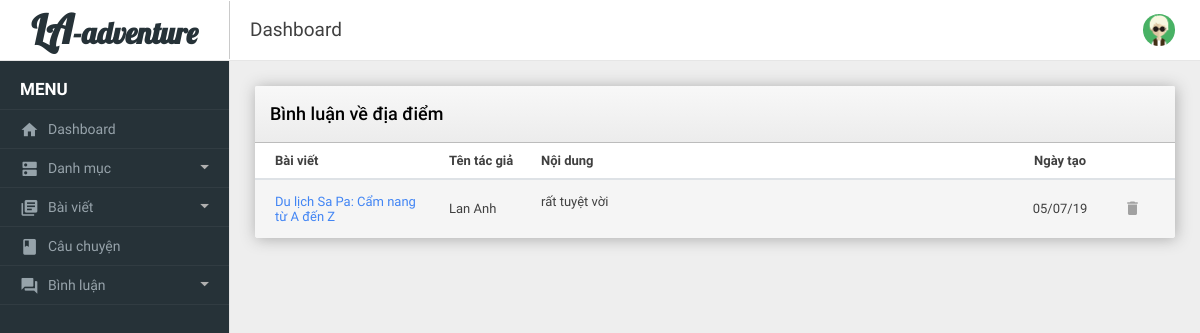
Screenshot of /admin/binhluandiadiem.php (signed in) with the database file from the repository.
### tables this page shows
CREATE TABLE `binhluan` (
  `id` int(11) NOT NULL,
  `foreign_id` int(11) NOT NULL,
  `user_id` int(11) NOT NULL,
  `binhluan_kieu` varchar(50) NOT NULL,
  `binhluan_noidung` text NOT NULL,
  `binhluan_ngay` date NOT NULL
);

CREATE TABLE `baiviet_diadiem` (
  `id` int(11) NOT NULL,
  `diadiem_id` int(11) NOT NULL,
  `baiviet_diadiem_ten` varchar(150) NOT NULL,
  `baiviet_diadiem_mota` text NOT NULL,
  `baiviet_diadiem_anh` varchar(100) NOT NULL,
  `baiviet_diadiem_noidung` text NOT NULL,
  `baiviet_diadiem_ngaytao` date NOT NULL,
  `baiviet_diadiem_hot` tinyint(4) NOT NULL
);

CREATE TABLE `user` (
  `id` int(11) NOT NULL,
  `name` varchar(100) NOT NULL,
  `email` varchar(150) NOT NULL,
  `password` varchar(100) NOT NULL,
  `role` tinyint(4) NOT NULL,
  `phone` varchar(11) NOT NULL,
  `address` varchar(150) NOT NULL,
  `active` int(11) DEFAULT NULL
);

### includes/functions.php (called while the page is built, shortened)
<?php
    function the_excerpt($text, $string = 400) {
        $sanitized = strip_tags($text);
        if(strlen($sanitized) > $string) {
            $cutString = substr($sanitized,0,$string);
            $words = substr($sanitized, 0, strrpos($cutString, ' '));
            return $words .'...';
        } else {
            return $sanitized;
        }
    }
?>

### admin/binhluandiadiem.php (the view, shortened to what this page needs)
<?php include('../includes/mysqli_connect.php');?>
<?php include('../includes/functions.php');?>
<?php include('includes/header.php');?>
<?php include('includes/top-header.php');?>
<?php include('includes/left-sidebar.php');?>
<div class="be-content">
    <div class="main-content container-fluid">
      <div class="row">
        <div class="col-md-12">
          <div class="card card-table">
            <div class="card-header">Bình luận về địa điểm</div>
            <div class="card-body table-responsive">
                <table class="table table-striped table-hover" style="font-size: 13px">
                    <thead>
                        <tr>
                            <th style="width:20%;"><a href="binhluandiadiem.php?sort=title">Bài viết</a></th>
                            <th style="width:10%;"><a href="binhluandiadiem.php?sort=name">Tên tác giả</a></th>
                            <th>Nội dung</th>
                            <th style="width:80px;" class="actions"><a href="binhluandiadiem.php?sort=by">Ngày tạo</a></th>
                            <th style="width:75px;" class="actions"></th>
                        </tr>
                    </thead>
                    <tbody>
                      <?php
                      if(isset($_GET['sort'])) {
                        switch ($_GET['sort']) {
                          case 'title':
                            $order_by = 'baiviet_diadiem_ten';
                            break;
                          case 'name':
                            $order_by = 'uname';
                            break;
                          case 'by':
                            $order_by = 'date';
                            break;
                          default:
                            $order_by = 'bid';
                            break;
                        }
                      } else {
                        $order_by = 'bid';
                      }
                      $query = "SELECT b.id AS bid, t.id AS tid, t.baiviet_diadiem_ten, u.name AS uname, b.binhluan_noidung, DATE_FORMAT(b.binhluan_ngay, '%d/%m/%y') AS date ";
                      $query .= " FROM binhluan AS b";
                      $query .= " INNER JOIN baiviet_diadiem AS t";
                      $query .= " ON b.foreign_id = t.id ";
                      $query .= " INNER JOIN user AS u ";
                      $query .= " ON (b.user_id = u.id) ";
                      $query .= " WHERE binhluan_kieu = 'diadiem'";
                      $query .= " ORDER BY {$order_by} ASC";
                          if ($result = $dbc->query($query)) {
                            while ($binhluan = $result->fetch_array(MYSQLI_ASSOC)) {
                              echo "
                                <tr>
                                  <td><a target='_blank' href='".BASE_URL."/chitietdiadiem.php?id={$binhluan['tid']}'>".the_excerpt($binhluan['baiviet_diadiem_ten'], 50)."</a></td>
                                  <td>".the_excerpt($binhluan['uname'], 100)."</td>
                                  <td>{$binhluan['binhluan_noidung']}</td>
                                  <td class='actions'>{$binhluan['date']}</td>
                                  <td class='actions'>
                                    <span style='padding:0 3px'>
                                    <a id='{$binhluan['bid']}' class='icon remove'><i class='mdi mdi-delete'></i>
                                    </a>
                                    </span>
                                  </td>
                              </tr>
                              ";
                            }
                          }
                       ?>
                    </tbody>
                </table>
            </div>
        </div>
        </div>
      </div>
    </div>
</div>
<?php include('includes/footer.php');?>

### admin/assets/css/style.css (style rules this page uses)
th a { color: #404040; }

### rows the page displays
binhluan: baiviet_diadiem.baiviet_diadiem_ten "Du lịch Sa Pa: Cẩm nang từ A đến Z", user.name "Lan Anh", binhluan_noidung "rất tuyệt vời", date "05/07/19"
